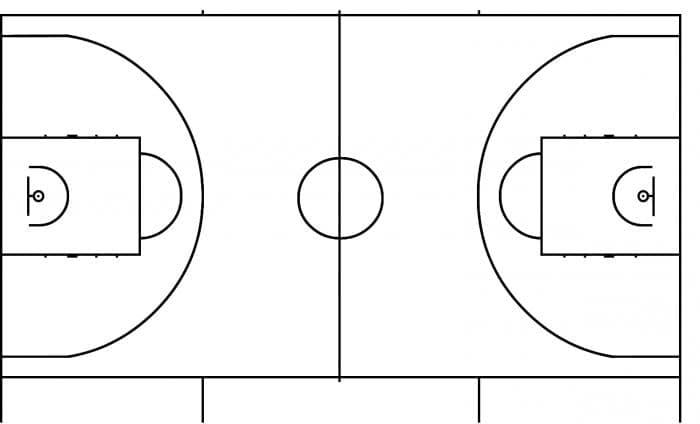
#> input picture immagini/dst.jpg, 700 x 424 px
$ python houghlines.py
#> lines starting #> are read from the running program, lines starting #| are printed output that depends on the picture; after the words box and inside, x2 and y2 are one past the last pixel; in counts of white or black regions, pixels touching at a corner belong together
import cv2 as cv
import numpy as np
img = cv.imread(cv.samples.findFile('../immagini/dst.jpg'))
#> img is the input picture: shape (424, 700, 3); min 0, max 255, mean 243.3
gray = cv.cvtColor(img,cv.COLOR_BGR2GRAY)
edges = cv.Canny(gray,50,150,apertureSize = 3)
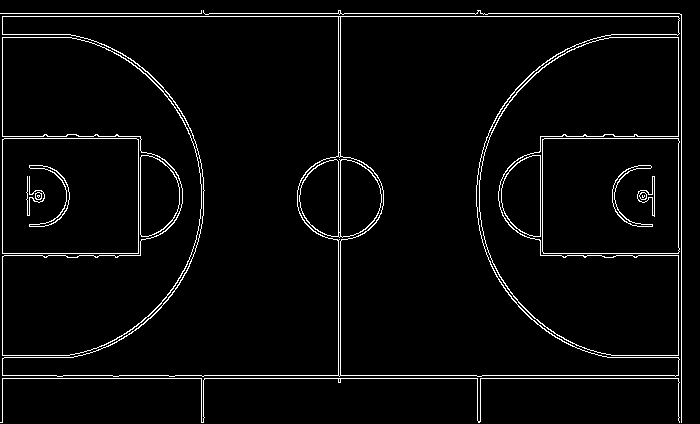
#> edges: shape (424, 700); 3.7% white in thin lines or dots
lines = cv.HoughLines(edges,1,np.pi/180,200)
#> lines = 13 rows, first 8: [16, 1.57], [378, 1.57], [13, 1.57], [375, 1.57], [681, 0], [2, 0], [678, 0], [338, 0]
for line in lines:
    rho,theta = line[0]
    a = np.cos(theta)
    b = np.sin(theta)
    x0 = a*rho
    y0 = b*rho
    x1 = int(x0 + 1000*(-b))
    y1 = int(y0 + 1000*(a))
    x2 = int(x0 - 1000*(-b))
    y2 = int(y0 - 1000*(a))
    cv.line(img,(x1,y1),(x2,y2),(0,0,255),2)
#> this loop made 13 passes
#> (rho, theta, a, b, x0, y0, x1, y1) on passes 1 to 12: (16, 1.57, -4.37e-08, 1, -6.99e-07, 16, -1000, 15), (378, 1.57, -4.37e-08, 1, -1.65e-05, 378, -1000, 377), (13, 1.57, -4.37e-08, 1, -5.68e-07, 13, -1000, 12), (375, 1.57, -4.37e-08, 1, -1.64e-05, 375, -1000, 374), (681, 0, 1, 0, 681, 0, 681, 1000), (2, 0, 1, 0, 2, 0, 2, 1000), (678, 0, 1, 0, 678, 0, 678, 1000), (338, 0, 1, 0, 338, 0, 338, 1000), (340, 0, 1, 0, 340, 0, 340, 1000), (253, 1.57, -4.37e-08, 1, -1.11e-05, 253, -1000, 252), (138, 1.57, -4.37e-08, 1, -6.03e-06, 138, -1000, 137), (136, 1.57, -4.37e-08, 1, -5.94e-06, 136, -1000, 135)
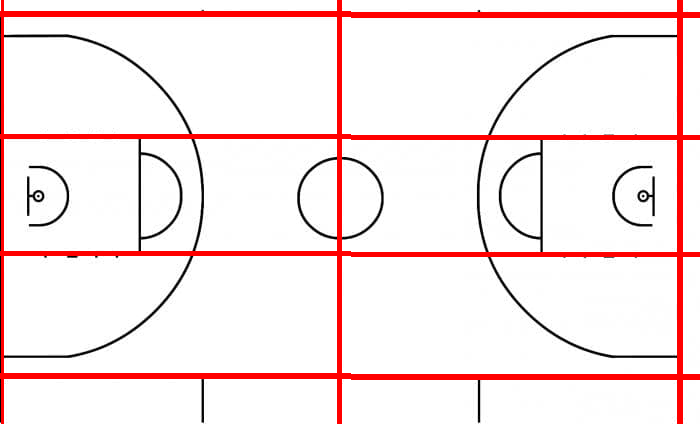
#> img: shape (424, 700, 3); 7.08% of pixels changed, all inside (x1, y1, x2, y2) = (0, 0, 700, 424)
cv.imwrite('dsthl.jpg',img)
